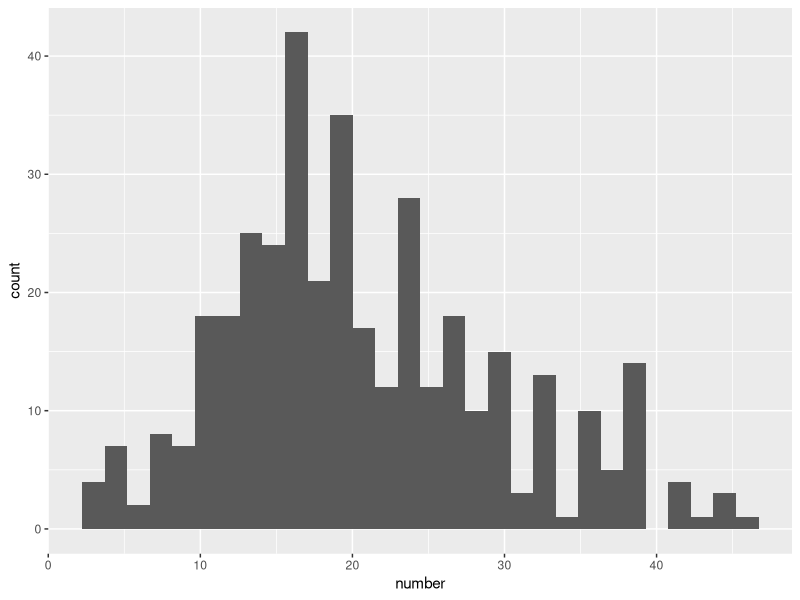
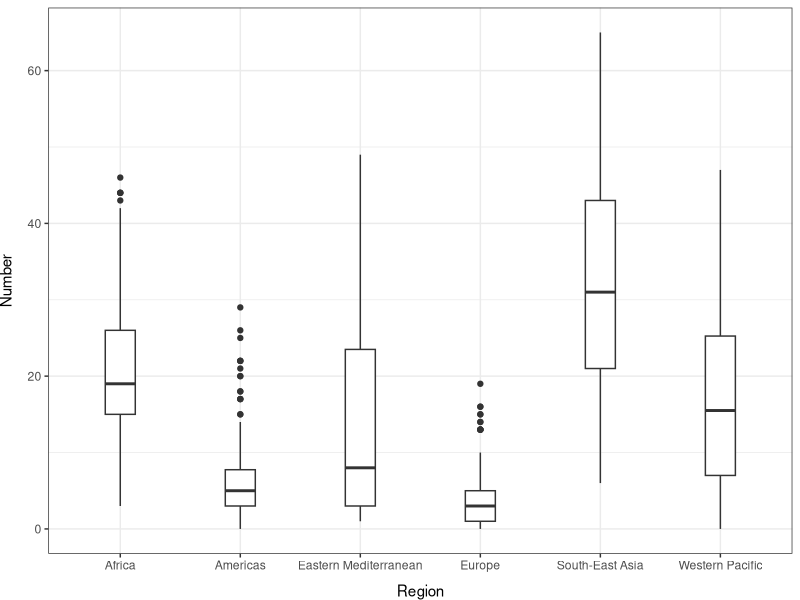
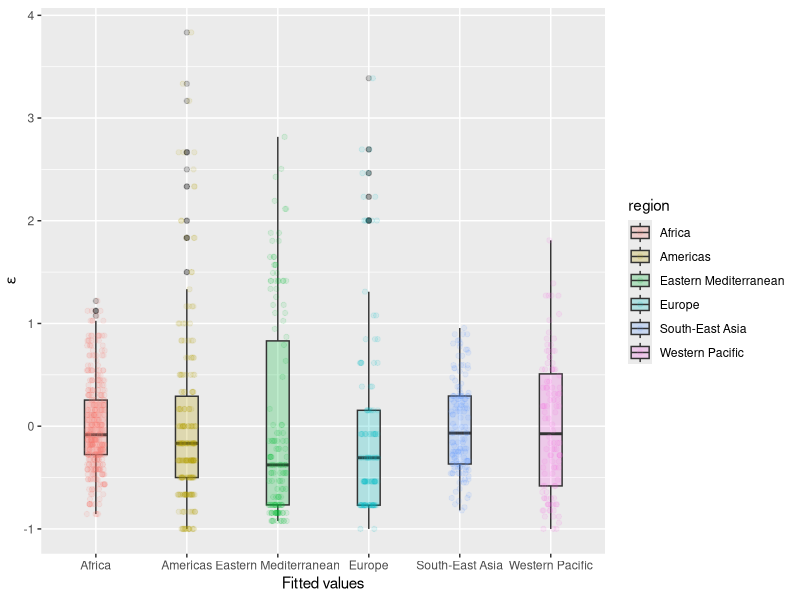

Recreate these plots in R, in order.
## ---- chunk 1

## ---- chunk 2
library(tidyverse) # For everything we love
library(MASS)      # For negative.binomial family in glm()
library(car)       # For Anova()
## ---- chunk 3
# Read in the data
uw <- read.csv("data/weights.csv")

# Look at the data
head(uw)
## ---- chunk 4
# Now we need to make the counts into an integer because these are
# counts and counts are
uw$number <- as.integer(uw$number)
## ---- chunk 5
# Make a new dataframe that contains only those records for which
# the region is `Africa`
africa <-
  uw %>%
  filter(region == "Africa")
## ---- chunk 6
ggplot(africa, aes(x = number)) +
  geom_histogram()
## ---- chunk 7
# Fit the model, being sure to specify
# the appropriate error distribution and
# link function.
model <- glm(number ~ year + sex,
  data = africa,
  family = "negative.binomial"(theta = 1)
)
## ---- chunk 8
# Print the summary of the model
summary(model)
## ---- chunk 9
# Predict mean values of female
female <- 36.269089 - 0.016632 * mean(africa$year)
female

# Now, we need to use the inverse of
# the link function to get our prediction.
# Since the link function was 'log', we use:
exp(female)

## ---- chunk 10
# Look at the first 10 rows of data
head(uw, 10)

# Let's find out how many unique regions we have in the data set
unique(uw$region)
## ---- chunk 11
ggplot(uw, aes(x = region, y = number)) +
  geom_boxplot(width = .25) +
  xlab("Region") +
  ylab("Number") +
  theme_bw() +
  theme(
    axis.title.x = element_text(vjust = -1),
    axis.title.y = element_text(vjust = 3),
  )
## ---- chunk 12
nb_mod <- glm(
  formula = number ~ region,
  data = uw,
  family = "negative.binomial"(theta = 1)
)
## ---- chunk 13
# Get the residuals - will work the same either way!
nb_mod_resids <- data.frame(
  uw, 
  .fitted = nb_mod$fitted.values, 
  .resid = nb_mod$residuals)

# Plot residuals by Region
ggplot(nb_mod_resids, aes(x = region, y = .resid, fill = region)) +
  geom_boxplot(alpha = 0.25, width = 0.25) +
  geom_jitter(aes(color = region), width = .1, alpha = 0.1) +
  xlab("Fitted values") +
  ylab(expression(paste(epsilon)))
